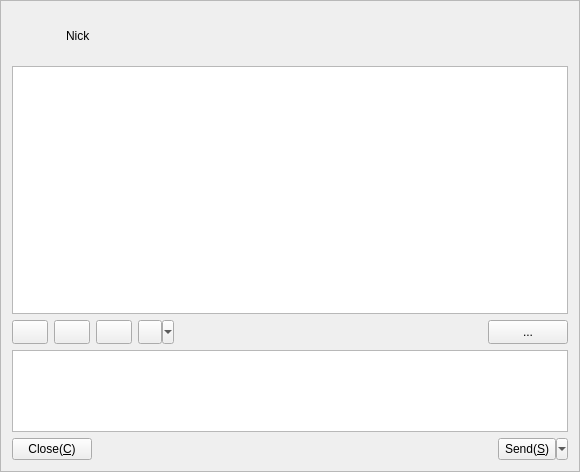
<?xml version="1.0" encoding="UTF-8"?>
<ui version="4.0">
 <class>CFrmMessage</class>
 <widget class="QFrame" name="CFrmMessage">
  <property name="geometry">
   <rect>
    <x>0</x>
    <y>0</y>
    <width>580</width>
    <height>472</height>
   </rect>
  </property>
  <property name="windowTitle">
   <string>Chat</string>
  </property>
  <property name="windowIcon">
   <iconset resource="../../Resource/Resource.qrc">
    <normaloff>:/icon/AppIcon</normaloff>:/icon/AppIcon</iconset>
  </property>
  <property name="frameShape">
   <enum>QFrame::StyledPanel</enum>
  </property>
  <property name="frameShadow">
   <enum>QFrame::Raised</enum>
  </property>
  <layout class="QGridLayout" name="gridLayout">
   <item row="0" column="0">
    <layout class="QHBoxLayout" name="horizontalLayout_2">
     <item>
      <widget class="CLabel" name="lbAvatar">
       <property name="sizePolicy">
        <sizepolicy hsizetype="Fixed" vsizetype="Fixed">
         <horstretch>0</horstretch>
         <verstretch>0</verstretch>
        </sizepolicy>
       </property>
       <property name="minimumSize">
        <size>
         <width>48</width>
         <height>48</height>
        </size>
       </property>
       <property name="maximumSize">
        <size>
         <width>48</width>
         <height>48</height>
        </size>
       </property>
       <property name="text">
        <string/>
       </property>
       <property name="pixmap">
        <pixmap resource="../../Resource/Resource.qrc">:/icon/AppIcon</pixmap>
       </property>
       <property name="scaledContents">
        <bool>true</bool>
       </property>
       <property name="alignment">
        <set>Qt::AlignCenter</set>
       </property>
      </widget>
     </item>
     <item>
      <widget class="QLabel" name="lbRosterName">
       <property name="text">
        <string>Nick</string>
       </property>
       <property name="alignment">
        <set>Qt::AlignLeading|Qt::AlignLeft|Qt::AlignVCenter</set>
       </property>
      </widget>
     </item>
    </layout>
   </item>
   <item row="1" column="0">
    <widget class="QTextBrowser" name="txtView">
     <property name="sizePolicy">
      <sizepolicy hsizetype="Expanding" vsizetype="Expanding">
       <horstretch>0</horstretch>
       <verstretch>3</verstretch>
      </sizepolicy>
     </property>
    </widget>
   </item>
   <item row="2" column="0">
    <layout class="QHBoxLayout" name="horizontalLayout">
     <item>
      <widget class="QPushButton" name="pbEmoticons">
       <property name="sizePolicy">
        <sizepolicy hsizetype="Preferred" vsizetype="Preferred">
         <horstretch>0</horstretch>
         <verstretch>0</verstretch>
        </sizepolicy>
       </property>
       <property name="minimumSize">
        <size>
         <width>24</width>
         <height>24</height>
        </size>
       </property>
       <property name="maximumSize">
        <size>
         <width>36</width>
         <height>36</height>
        </size>
       </property>
       <property name="toolTip">
        <string>emoticons</string>
       </property>
       <property name="statusTip">
        <string>emoticons</string>
       </property>
       <property name="whatsThis">
        <string>emoticons</string>
       </property>
       <property name="inputMethodHints">
        <set>Qt::ImhNone</set>
       </property>
       <property name="text">
        <string/>
       </property>
       <property name="icon">
        <iconset resource="../../Resource/Resource.qrc">
         <normaloff>:/ui/emoteButton/emoteButton.png</normaloff>:/ui/emoteButton/emoteButton.png</iconset>
       </property>
      </widget>
     </item>
     <item>
      <widget class="QPushButton" name="pbSendFile">
       <property name="sizePolicy">
        <sizepolicy hsizetype="Preferred" vsizetype="Preferred">
         <horstretch>0</horstretch>
         <verstretch>0</verstretch>
        </sizepolicy>
       </property>
       <property name="minimumSize">
        <size>
         <width>24</width>
         <height>24</height>
        </size>
       </property>
       <property name="maximumSize">
        <size>
         <width>36</width>
         <height>36</height>
        </size>
       </property>
       <property name="toolTip">
        <string>Send File</string>
       </property>
       <property name="statusTip">
        <string>Send File</string>
       </property>
       <property name="whatsThis">
        <string>Send File</string>
       </property>
       <property name="text">
        <string/>
       </property>
       <property name="icon">
        <iconset resource="../../Resource/Resource.qrc">
         <normaloff>:/icon/SendFile</normaloff>:/icon/SendFile</iconset>
       </property>
      </widget>
     </item>
     <item>
      <widget class="QPushButton" name="pbVideo">
       <property name="sizePolicy">
        <sizepolicy hsizetype="Preferred" vsizetype="Preferred">
         <horstretch>0</horstretch>
         <verstretch>0</verstretch>
        </sizepolicy>
       </property>
       <property name="minimumSize">
        <size>
         <width>24</width>
         <height>24</height>
        </size>
       </property>
       <property name="maximumSize">
        <size>
         <width>36</width>
         <height>36</height>
        </size>
       </property>
       <property name="toolTip">
        <string>Video</string>
       </property>
       <property name="statusTip">
        <string>Video</string>
       </property>
       <property name="whatsThis">
        <string>Video</string>
       </property>
       <property name="text">
        <string/>
       </property>
       <property name="icon">
        <iconset resource="../../Resource/Resource.qrc">
         <normaloff>:/icon/Video</normaloff>:/icon/Video</iconset>
       </property>
       <property name="autoDefault">
        <bool>true</bool>
       </property>
       <property name="default">
        <bool>false</bool>
       </property>
      </widget>
     </item>
     <item>
      <widget class="QToolButton" name="pbShotScreen">
       <property name="sizePolicy">
        <sizepolicy hsizetype="Preferred" vsizetype="Preferred">
         <horstretch>0</horstretch>
         <verstretch>0</verstretch>
        </sizepolicy>
       </property>
       <property name="minimumSize">
        <size>
         <width>30</width>
         <height>24</height>
        </size>
       </property>
       <property name="maximumSize">
        <size>
         <width>55</width>
         <height>36</height>
        </size>
       </property>
       <property name="toolTip">
        <string>Shot screen</string>
       </property>
       <property name="statusTip">
        <string>Shot screen</string>
       </property>
       <property name="whatsThis">
        <string>Shot screen</string>
       </property>
       <property name="text">
        <string/>
       </property>
       <property name="icon">
        <iconset resource="../../Resource/Resource.qrc">
         <normaloff>:/icon/Cut</normaloff>:/icon/Cut</iconset>
       </property>
       <property name="popupMode">
        <enum>QToolButton::MenuButtonPopup</enum>
       </property>
      </widget>
     </item>
     <item>
      <spacer name="horizontalSpacer_2">
       <property name="orientation">
        <enum>Qt::Horizontal</enum>
       </property>
       <property name="sizeHint" stdset="0">
        <size>
         <width>40</width>
         <height>20</height>
        </size>
       </property>
      </spacer>
     </item>
     <item>
      <widget class="QPushButton" name="tbMore">
       <property name="sizePolicy">
        <sizepolicy hsizetype="Preferred" vsizetype="Preferred">
         <horstretch>0</horstretch>
         <verstretch>0</verstretch>
        </sizepolicy>
       </property>
       <property name="text">
        <string>...</string>
       </property>
      </widget>
     </item>
    </layout>
   </item>
   <item row="3" column="0">
    <widget class="QTextEdit" name="txtInput">
     <property name="sizePolicy">
      <sizepolicy hsizetype="Expanding" vsizetype="Expanding">
       <horstretch>0</horstretch>
       <verstretch>1</verstretch>
      </sizepolicy>
     </property>
     <property name="minimumSize">
      <size>
       <width>0</width>
       <height>0</height>
      </size>
     </property>
     <property name="maximumSize">
      <size>
       <width>16777215</width>
       <height>16777215</height>
      </size>
     </property>
     <property name="tabChangesFocus">
      <bool>false</bool>
     </property>
     <property name="html">
      <string notr="true">&lt;!DOCTYPE HTML PUBLIC &quot;-//W3C//DTD HTML 4.0//EN&quot; &quot;http://www.w3.org/TR/REC-html40/strict.dtd&quot;&gt;
&lt;html&gt;&lt;head&gt;&lt;meta name=&quot;qrichtext&quot; content=&quot;1&quot; /&gt;&lt;style type=&quot;text/css&quot;&gt;
p, li { white-space: pre-wrap; }
&lt;/style&gt;&lt;/head&gt;&lt;body style=&quot; font-family:'SimSun'; font-size:9pt; font-weight:400; font-style:normal;&quot;&gt;
&lt;p style=&quot;-qt-paragraph-type:empty; margin-top:0px; margin-bottom:0px; margin-left:0px; margin-right:0px; -qt-block-indent:0; text-indent:0px;&quot;&gt;&lt;br /&gt;&lt;/p&gt;&lt;/body&gt;&lt;/html&gt;</string>
     </property>
    </widget>
   </item>
   <item row="4" column="0">
    <layout class="QHBoxLayout" name="horizontalLayout_3">
     <item>
      <widget class="QPushButton" name="pbBack">
       <property name="sizePolicy">
        <sizepolicy hsizetype="Preferred" vsizetype="Preferred">
         <horstretch>0</horstretch>
         <verstretch>0</verstretch>
        </sizepolicy>
       </property>
       <property name="minimumSize">
        <size>
         <width>0</width>
         <height>0</height>
        </size>
       </property>
       <property name="toolTip">
        <string>Close</string>
       </property>
       <property name="text">
        <string>Close(&amp;C)</string>
       </property>
       <property name="icon">
        <iconset resource="../../Resource/Resource.qrc">
         <normaloff>:/icon/Close</normaloff>:/icon/Close</iconset>
       </property>
       <property name="autoDefault">
        <bool>true</bool>
       </property>
       <property name="default">
        <bool>false</bool>
       </property>
      </widget>
     </item>
     <item>
      <spacer name="horizontalSpacer">
       <property name="orientation">
        <enum>Qt::Horizontal</enum>
       </property>
       <property name="sizeHint" stdset="0">
        <size>
         <width>40</width>
         <height>20</height>
        </size>
       </property>
      </spacer>
     </item>
     <item>
      <widget class="QToolButton" name="pbSend">
       <property name="sizePolicy">
        <sizepolicy hsizetype="Preferred" vsizetype="Preferred">
         <horstretch>0</horstretch>
         <verstretch>0</verstretch>
        </sizepolicy>
       </property>
       <property name="minimumSize">
        <size>
         <width>0</width>
         <height>0</height>
        </size>
       </property>
       <property name="toolTip">
        <string>Send Message</string>
       </property>
       <property name="layoutDirection">
        <enum>Qt::LeftToRight</enum>
       </property>
       <property name="autoFillBackground">
        <bool>false</bool>
       </property>
       <property name="text">
        <string>Send(&amp;S)</string>
       </property>
       <property name="icon">
        <iconset resource="../../Resource/Resource.qrc">
         <normaloff>:/icon/Accept</normaloff>:/icon/Accept</iconset>
       </property>
       <property name="popupMode">
        <enum>QToolButton::MenuButtonPopup</enum>
       </property>
       <property name="toolButtonStyle">
        <enum>Qt::ToolButtonTextBesideIcon</enum>
       </property>
      </widget>
     </item>
    </layout>
   </item>
  </layout>
  <action name="actionHideMessageBox">
   <property name="text">
    <string>Hide message box</string>
   </property>
   <property name="toolTip">
    <string>Hide message box</string>
   </property>
  </action>
 </widget>
 <customwidgets>
  <customwidget>
   <class>CLabel</class>
   <extends>QLabel</extends>
   <header location="global">Label.h</header>
  </customwidget>
 </customwidgets>
 <tabstops>
  <tabstop>txtInput</tabstop>
 </tabstops>
 <resources>
  <include location="../../Resource/Resource.qrc"/>
  <include location="../../Resource/Resource.qrc"/>
 </resources>
 <connections/>
</ui>
